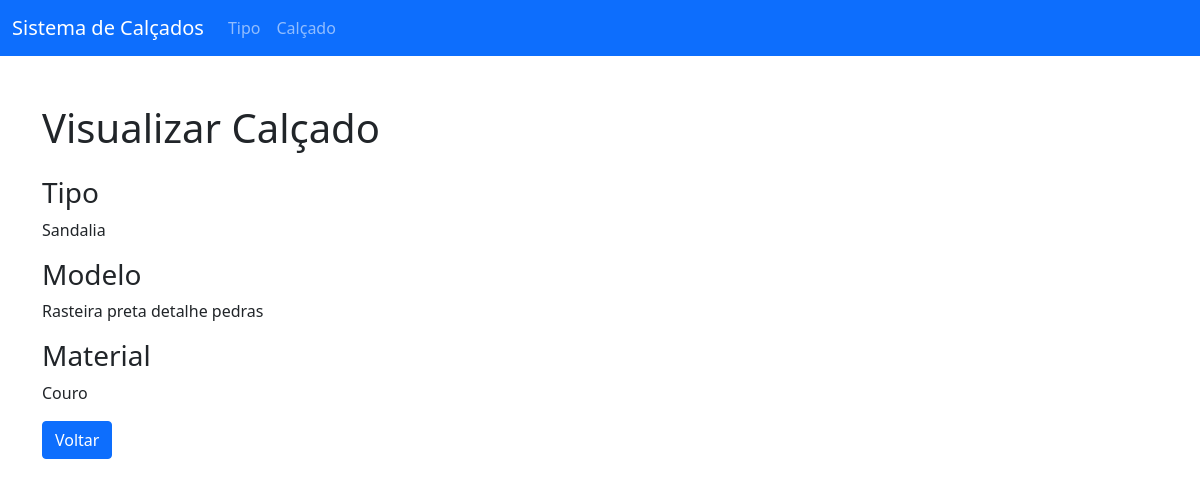
/calcado/view.php?id=1, run on the app's committed database.
### tables this page shows
CREATE TABLE `tbcalcado` (
  `id` int(11) NOT NULL,
  `idTipo` int(11) NOT NULL,
  `modelo` varchar(100) NOT NULL,
  `material` varchar(20) NOT NULL
);

CREATE TABLE `tbtipo` (
  `id` int(11) NOT NULL,
  `tipo` varchar(50) NOT NULL
);

### _config/connection.php (called while the page is built, shortened)
<?php
class Connection {
  private $servername = "localhost";
	private $database = "dbshoes";
	private $username = "root";
	private $password = "";
  private function conectar(){
    $this->connection = new mysqli($this->servername, $this->username, $this->password, $this->database);
  }
}

### dao/calcado.php (called while the page is built, shortened)
<?php
class Calcado extends Connection
{
  private $query = 'SELECT tbcalcado.id, tbcalcado.idTipo, tbcalcado.modelo, tbcalcado.material, tbtipo.tipo  FROM tbcalcado INNER JOIN tbtipo ON tbcalcado.idTipo = tbtipo.id';
  public function getById($id)
  {
    return $this->connection->query($this->query . ' WHERE tbcalcado.id = ' . $id)->fetch_assoc();
  }
}

### calcado/view.php (the view, shortened to what this page needs)
<?php require "../_helpers/index.php";
echo siteHeader("Ver Calçado");
require("../_config/connection.php");
require("../dao/calcado.php");
$calcadoDAO = new Calcado();
$calcado = false;
$idCalcado = $_GET["id"];
try {
    $calcado = $calcadoDAO->getById($idCalcado);
} catch (Exception $e) {
    echo "Id: ".$idCalcado."<br>";
    $error = $e->getMessage();
}
?>
    <section class="container mt-5 mb-5">
        <div class="row mb-3">
            <div class="col">
                <h1>Visualizar Calçado</h1>
            </div>
        </div>
        <div class="mb-3">
            <h3>Tipo</h3>
            <p><?= $calcado["tipo"] ?></p>
        </div>
        <div class="mb-3">
            <h3>Modelo</h3>
            <p><?= $calcado["modelo"] ?></p>
        </div>
        <div class="mb-3">
            <h3>Material</h3>
            <p><?= $calcado["material"] ?></p>
        </div>
        <a href="index.php" class="btn btn-primary">Voltar</a>
    </section>
<?php require "../_partials/footer.php"; ?>

### data on the page
tbcalcado: idTipo.tipo "Sandalia", modelo "Rasteira preta detalhe pedras", material "Couro"
